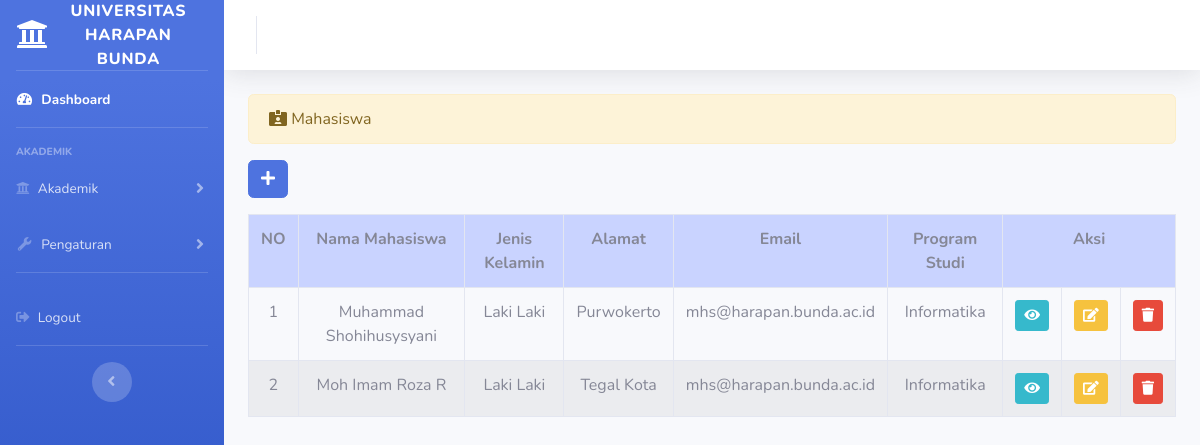
The page /index.php/administrator/mahasiswa on the database as committed earlier.
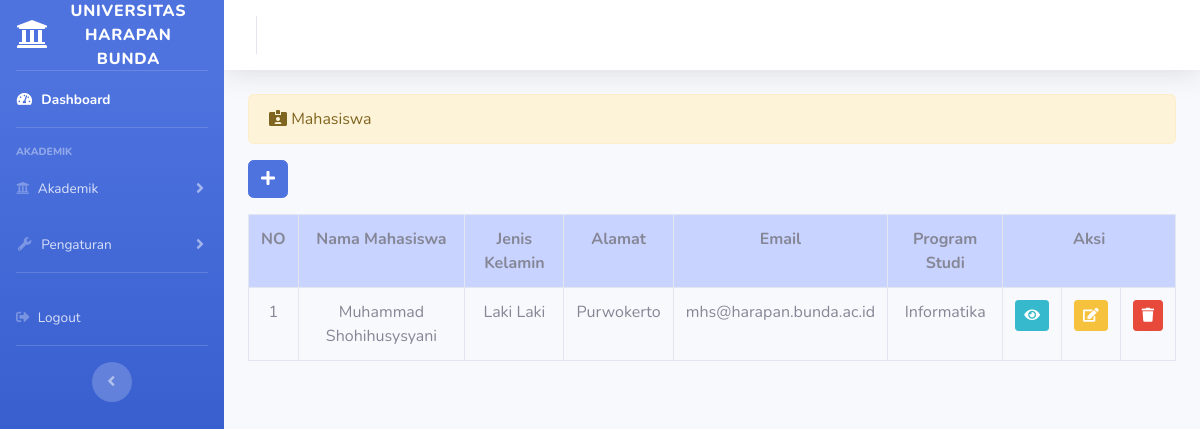
The same page on the database as committed later.
### tables this page shows
CREATE TABLE `mahasiswa` (
  `id` int(11) NOT NULL,
  `nim` varchar(50) NOT NULL,
  `nama_lengkap` varchar(100) NOT NULL,
  `jenis_kelamin` varchar(120) NOT NULL,
  `tempat_lahir` varchar(100) NOT NULL,
  `tanggal_lahir` date NOT NULL,
  `alamat` varchar(255) NOT NULL,
  `telepon` varchar(30) NOT NULL,
  `email` varchar(100) NOT NULL,
  `nama_prodi` varchar(50) NOT NULL,
  `photo` varchar(255) NOT NULL
);

### application/controllers/administrator/mahasiswa.php (called while the page is built, shortened)
<?php
class Mahasiswa extends CI_Controller{
    public function index(){
        $data['mahasiswa'] = $this->mahasiswa_model->tampil_data('mahasiswa')->result();
        $this->load->view('templates_administrator/header');
        $this->load->view('templates_administrator/sidebar');
        $this->load->view('administrator/mahasiswa', $data);
        $this->load->view('templates_administrator/footer');
    }
}

### index.php (called while the page is built, shortened)
<?php
require_once BASEPATH.'core/CodeIgniter.php';

### application/models/mahasiswa_model.php (called while the page is built, shortened)
<?php
class Mahasiswa_model extends CI_Model{
    public function tampil_data($table){
        return $this->db->get($table);
    }
}

### application/views/administrator/mahasiswa.php (the view, shortened to what this page needs)
<div class="container-fluid">
<div class = "alert alert-warning" role="alert">
        <i class="fas fa-id-card-alt"></i> Mahasiswa
    </div>
    <?php echo anchor('administrator/mahasiswa/tambah_mahasiswa',' <button class="btn btn-primary mb-3"><i class="fas fa-plus"></i></button>')?>
    <table class="table table-striped table-bordered table-hover" id="example1">
        <tr style="background-color:#c9d3ff; text-align:center;">
            <th>NO</th>
            <th>Nama Mahasiswa</th>
            <th>Jenis Kelamin</th>
            <th>Alamat</th>
            <th>Email</th>
            <th>Program Studi</th>
            <th colspan="3">Aksi</th>
    </tr>
    <?php
            $no = 1;
            foreach($mahasiswa as $mhs):?>
            <tr class="text-center">
                <td width="20px"><?php echo $no++?></td>
                <td><?php echo $mhs->nama_lengkap?></td>
                <td><?php echo $mhs->jenis_kelamin?></td>
                <td><?php echo $mhs->alamat?></td>
                <td><?php echo $mhs->email?></td>
                <td><?php echo $mhs->nama_prodi?></td>
                <td width="20px"><?php echo anchor('administrator/mahasiswa/detail/'.$mhs->id,'<div class="btn btn-sm btn-info"><i class="fa fa-eye"></i></div>')?></td>
                <td width="20px"><?php echo anchor('administrator/mahasiswa/update/'.$mhs->id,'<div class="btn btn-sm btn-warning"><i class="fa fa-edit"></i></div>')?></td>
                <td width="20px"><?php echo anchor('administrator/mahasiswa/delete/'.$mhs->id,'<div class="btn btn-sm btn-danger"><i class="fa fa-trash"></i></div>')?></td>
            </tr>
            <?php endforeach;?>
    </table>
</div>

Rows that differ between the two databases and show on the page:
removed mahasiswa: nama_lengkap "Moh Imam Roza R", jenis_kelamin "Laki Laki", alamat "Tegal Kota", email "mhs@harapan.bunda.ac.id", nama_prodi "Informatika"
